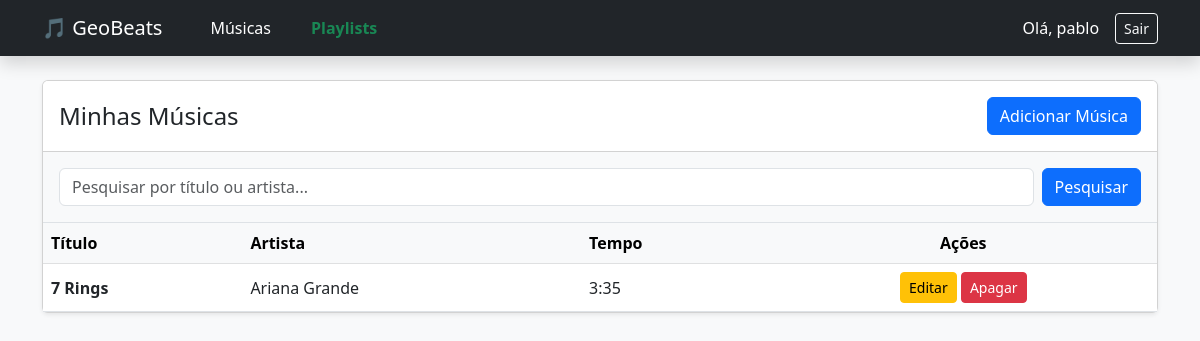
Screenshot of /music/list/ (signed in) with the database file from the repository.
### music/models.py (models this page shows, shortened)
class Music(models.Model):
    titulo = models.CharField(max_length=200)
    artista = models.CharField(max_length=200)
    tempo = models.CharField(max_length=10)
    categoria = models.ForeignKey(Categoria, on_delete=models.CASCADE, null=True, blank=True)
    usuario = models.ForeignKey(User, on_delete=models.CASCADE, null=True, blank=True)

### music/views.py (the view)
# urls.py: path('list/', views.music_list, name='music_list'),
@login_required
def music_list(request):
    musicas = Music.objects.filter(usuario=request.user)
    busca = request.GET.get('busca')
    if busca:
        musicas = musicas.filter(
            Q(titulo__icontains=busca) | Q(artista__icontains=busca)
        )
    return render(request, 'music/music_list.html', {'musicas': musicas})

### music/templates/music/music_list.html (shortened to what this page needs)
{% extends 'music/base.html' %}
{% block content %}
<div class="card shadow-sm mb-4">
    <div class="card-header bg-white d-flex justify-content-between align-items-center py-3">
        <h4 class="m-0">Minhas Músicas</h4>
        <a href="{% url 'music_add' %}" class="btn btn-primary">Adicionar Música</a>
    </div>
    <div class="card-body bg-light border-bottom py-3">
        <form method="GET" class="d-flex">
            <input class="form-control me-2" type="search" name="busca" placeholder="Pesquisar por título ou artista..." value="{{ request.GET.busca }}">
            <button class="btn btn-primary" type="submit">Pesquisar</button>
        </form>
    </div>
    <div class="table-responsive">
        <table class="table table-hover align-middle m-0">
            <thead class="table-light">
                <tr>
                    <th>Título</th>
                    <th>Artista</th>
                    <th>Tempo</th>
                    <th class="text-center">Ações</th>
                </tr>
            </thead>
            <tbody>
                {% for musica in musicas %}
                    <tr>
                        <td><strong>{{ musica.titulo }}</strong></td>
                        <td>{{ musica.artista }}</td>
                        <td>{{ musica.tempo }}</td>
                        <td class="text-center">
                            <a href="{% url 'music_update' musica.id %}" class="btn btn-sm btn-warning">Editar</a>
                            <a href="{% url 'music_delete' musica.id %}" class="btn btn-sm btn-danger">Apagar</a>
                        </td>
                    </tr>
                {% endfor %}
            </tbody>
        </table>
    </div>
</div>
{% endblock %}

### music/templates/music/base.html (shortened to what this page needs)
<!DOCTYPE html>
<html lang="pt-br">
<head>
    <link href="https://cdn.jsdelivr.net/npm/bootstrap@5.3.0/dist/css/bootstrap.min.css" rel="stylesheet">
</head>
<body class="bg-light">
    <nav class="navbar navbar-expand-lg navbar-dark bg-dark mb-4 shadow">
        <div class="container">
            <a class="navbar-brand" href="{% url 'music_list' %}">🎵 GeoBeats</a>
            <ul class="navbar-nav me-auto mb-2 mb-lg-0 flex-row gap-4 ms-4">
                <li class="nav-item">
                    <a class="nav-link text-white" href="{% url 'music_list' %}">Músicas</a>
                </li>
                <li class="nav-item">
                    <a class="nav-link text-success fw-bold" href="{% url 'playlist_list' %}">Playlists</a>
                </li>
            </ul>
            <div class="d-flex align-items-center">
                {% if user.is_authenticated %}
                    <span class="text-white me-3">Olá, {{ user.username }}</span>
                    <form action="{% url 'logout' %}" method="post" class="m-0">
                        <button type="submit" class="btn btn-outline-light btn-sm">Sair</button>
                    </form>
                {% else %}
                    <a href="{% url 'login' %}" class="btn btn-outline-light btn-sm">Entrar</a>
                {% endif %}
            </div>
        </div>
    </nav>
    <div class="container">
        {% block content %}
        {% endblock %}
    </div>
</body>
</html>

### rows the page displays
Music: titulo "7 Rings", artista "Ariana Grande", tempo "3:35"

### other values shown
{{ user.username }} "pablo"
